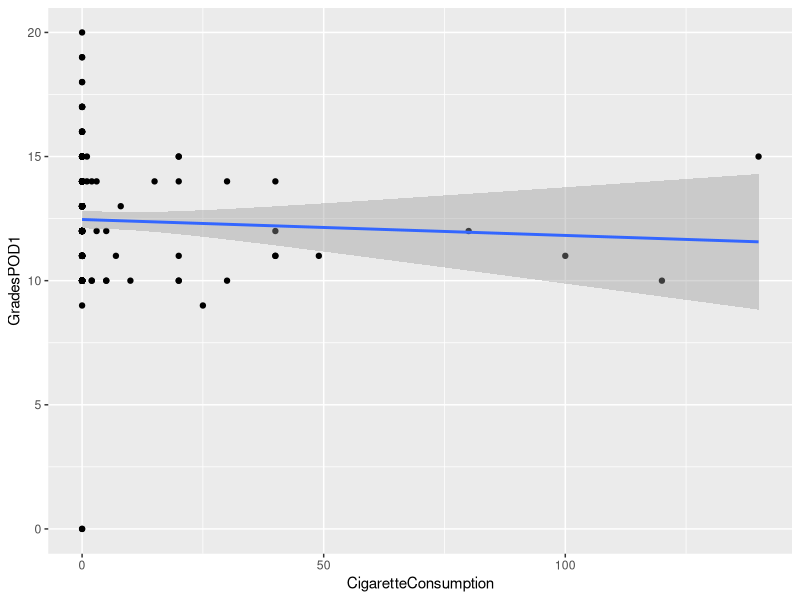
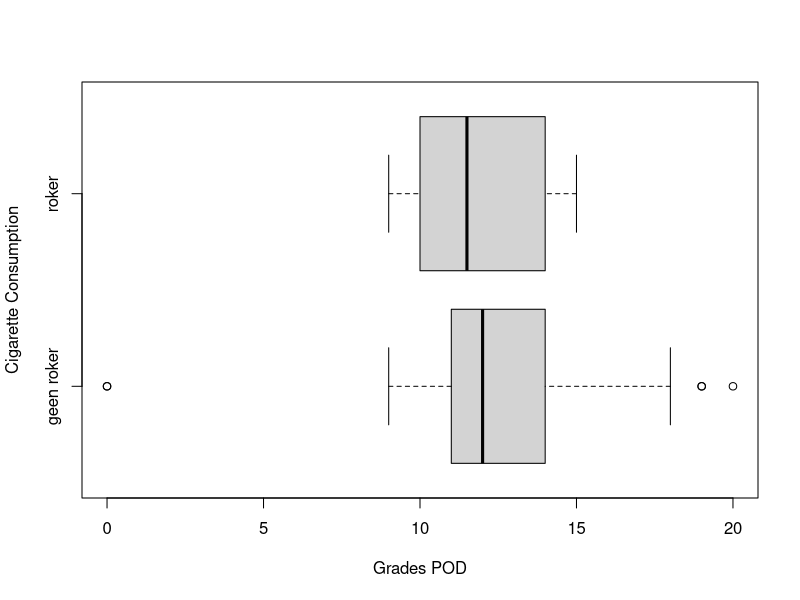
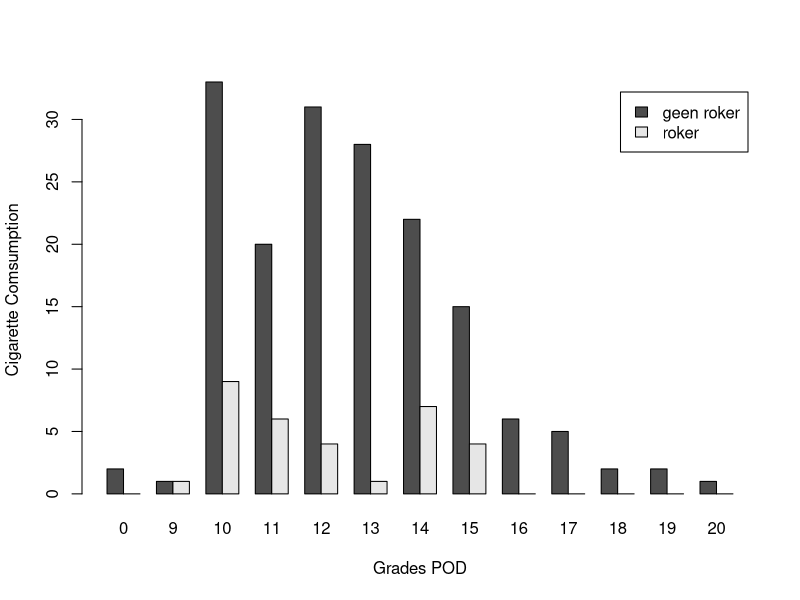

The R script that drew these images, in order:
## ---- chunk 1
knitr::opts_chunk$set(echo = TRUE)
library(tidyverse)
## ---- chunk 2
Rokerclass <- data.frame(
  Min = c(0, 1),
  Max = c(0, 1000),
  Classificatie = c("geen roker", "roker")
)
## ---- chunk 3
data <- read_csv('../data/npe-1920-wiskundige-geletterdheid.csv')
usedData <- na.omit(data.frame(CigaretteConsumption=data$CigaretteConsumption,
                       GradesPOD1=data$GradePOD1))
workData <- transform(usedData, CigaretteConsumptionClassificatie=Rokerclass$Classificatie[findInterval(CigaretteConsumption,Rokerclass$Min)])
glimpse(workData)
## ---- chunk 4
ggplot(data = usedData, mapping = aes(x = CigaretteConsumption, y = GradesPOD1)) +
  geom_point() +
  geom_smooth(method = "lm", formula = y ~ x)
## ---- chunk 5
mx <- mean(usedData$CigaretteConsumption)
my <- mean(usedData$GradesPOD1)
mx
my
## ---- chunk 6
#                                       afh                           onafh
regr_Cigarette_GradeMath4IT <- lm(workData$GradesPOD1 ~workData$CigaretteConsumption)
regr_Cigarette_GradeMath4IT
## ---- chunk 7
correlatieCoefficient <- cor(x = workData$CigaretteConsumption, y = workData$GradesPOD1)
determinatieCoefficient <- correlatieCoefficient^2
correlatieCoefficient
determinatieCoefficient
## ---- chunk 8
strategy_A <- workData$GradesPOD1[workData$CigaretteConsumptionClassificatie == 'geen roker']
strategy_B <- workData$GradesPOD1[workData$CigaretteConsumptionClassificatie == 'roker']
## ---- chunk 9
sum (workData$CigaretteConsumptionClassificatie == 'geen roker')
sum (workData$CigaretteConsumptionClassificatie == 'roker')
## ---- chunk 10
# Boxplot
boxplot(workData$GradesPOD1 ~ workData$CigaretteConsumptionClassificatie, horizontal = TRUE, xlab = "Grades POD", ylab = "Cigarette Consumption")

# Clustered bar chart (histogram)
frequencies <- table(workData$GradesPOD1, workData$CigaretteConsumptionClassificatie)
barplot(t(frequencies), beside = TRUE, legend = TRUE, xlab = "Grades POD", ylab = "Cigarette Comsumption")
## ---- chunk 11
t.test(strategy_A, strategy_B, alternative = 'greater', conf.level = 1 - 0.05)
## ---- chunk 12
# Pooled standard deviation for two samples x and y
pooled_sd <- function(x, y) {
  sd_x <- sd(x, na.rm = TRUE)
  sd_y <- sd(y, na.rm = TRUE)
  n_x <- length(x)
  n_y <- length(y)
  
  sqrt( ((n_x - 1) * sd_x^2 + (n_y - 1) * sd_y^2)
        / (n_x + n_y - 2))
}

# Effect size, Cohen's d
cohens_d <- function(x, y) {
  (mean(y, na.rm = TRUE) - mean(x, na.rm = TRUE)) / pooled_sd(x, y)
}
## ---- chunk 13
cohens_d(strategy_A, strategy_B)
